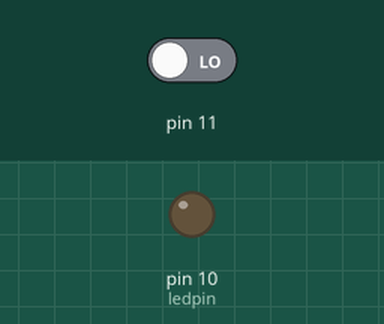
The sketch below on a simulated Arduino Uno, built with avr-gcc and run on an emulated ATmega328P. On the bench: output pins drawn as LEDs (lit = HIGH). The test bench sets the inputs (shaded band); at power-on: pin 11 LOW.

Above: at 1.2 s.
1.3 s: pin 11 driven HIGH
At 1.8 s:
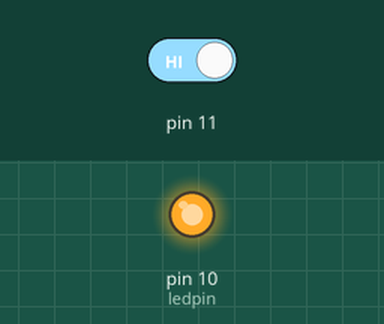
Timing chart, 0 to 4.3 s (numbered marks = the images above; inputs shaded):
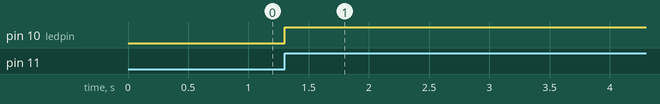

The sketch:

LED_with_button.ino
```cpp
int ledpin=10;
int button=11;
void setup()
{
  pinMode(10, OUTPUT);
  pinMode(11, INPUT);
}
void loop()
{
  if(digitalRead(11)==HIGH)
  {
    digitalWrite(10, HIGH);
  }
}
```

Measured:
- after the input at 1.3 s, pin 10 (ledpin): LOW → HIGH at once
